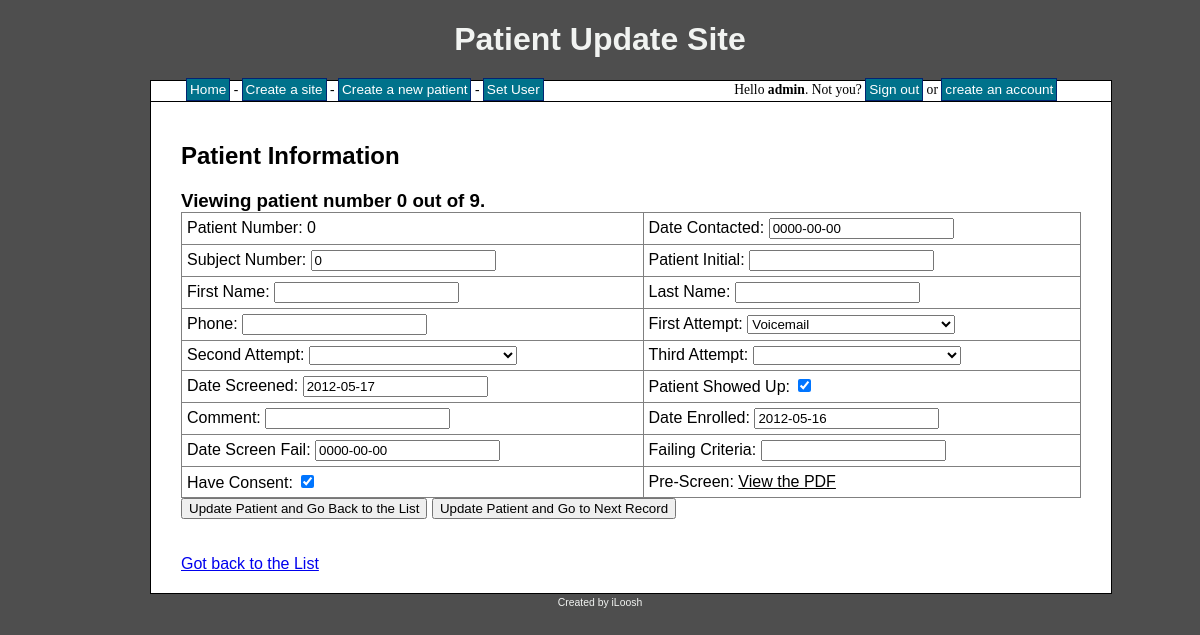
Page /patient.php?pat=28&site=6 (signed in) on the committed database.
### tables this page shows
CREATE TABLE IF NOT EXISTS `patients` (
  `patient_id` int(8) NOT NULL AUTO_INCREMENT,
  `patient_num` int(8) NOT NULL,
  `patient_dateContacted` date NOT NULL,
  `patient_subjectNum` int(8) NOT NULL,
  `patient_initial` varchar(30) NOT NULL,
  `patient_fName` varchar(255) NOT NULL,
  `patient_lName` varchar(255) NOT NULL,
  `patient_phone` varchar(255) NOT NULL,
  `patient_firstAtt` varchar(10) NOT NULL,
  `patient_secondAtt` varchar(10) NOT NULL,
  `patient_thirdAtt` varchar(10) NOT NULL,
  `patient_dateScreened` date NOT NULL,
  `patient_show` varchar(10) NOT NULL,
  `patient_comment` text NOT NULL,
  `patient_dateEnroll` date NOT NULL,
  `patient_dateScreeFail` date NOT NULL,
  `patient_failCriteria` varchar(255) NOT NULL,
  `patient_consent` varchar(10) NOT NULL,
  `patient_status` varchar(255) NOT NULL,
  `patient_site` int(8) NOT NULL,
  `patient_PDFform` varchar(255) NOT NULL,
  PRIMARY KEY (`patient_id`),
  KEY `patient_site` (`patient_site`)
);

### patient.php (the view, shortened to what this page needs)
<?php
include 'header.php';
echo '<h2>Patient Information</h2>';
if($_SESSION['signed_in']){
	$sql = "SELECT  site_user
			FROM sites
			WHERE site_id = " . mysql_real_escape_string($_GET['site']);
	$result = mysql_query($sql);
	while($row = mysql_fetch_array($result))
	{
		if($_SESSION['user_level'] == 1 || $row['site_user'] == $_SESSION['user_id'])
		{
			if($_SERVER['REQUEST_METHOD'] != 'POST')
			{
				$sqlNum = "SELECT
							patient_id
						FROM
							patients
						WHERE
							patient_site = " . mysql_real_escape_string($_GET['site']);
				$resultNum = mysql_query($sqlNum);
				if(!$resultNum)
				{
					echo 'Error while selecting from database. Please try again later.';
				}
				else
				{
					$num_rowsShow = mysql_num_rows($resultNum);
				}
				$sqlP = "SELECT
							patient_id,
							patient_num,
							patient_dateContacted,
							patient_subjectNum,
							patient_initial,
							patient_fName,
							patient_lName,
							patient_phone,
							patient_firstAtt,
							patient_secondAtt,
							patient_thirdAtt,
							patient_dateScreened,
							patient_show,
							patient_comment,
							patient_dateEnroll,
							patient_dateScreeFail,
							patient_failCriteria,
							patient_consent,
							patient_status,
							patient_site,
							patient_PDFform
						FROM
							patients
						WHERE
							patient_id = " . mysql_real_escape_string($_GET['pat']);
				$resultP = mysql_query($sqlP);
				if(!$resultP)
				{
					echo 'Error while selecting from database. Please try again later.';
				}
				else
				{
					if(mysql_num_rows($resultP) == 0)
					{
						if($_SESSION['user_level'] == 1)
						{
							echo 'You have not created any record in this Site.<br>';
							echo '<a href="create_patient.php">Create one now</a>';
						}
						else
						{
							echo 'There are now records in this site';
						}
					}
					else
					{
						while($rowP = mysql_fetch_assoc($resultP))
						{
							if($_SESSION['user_level'] == 1)
							{
								echo '<h3>Viewing patient number ' . $rowP['patient_num'] . ' out of ' . $num_rowsShow . '.</h3>';
								echo '
								<form name="demo" method="post" action="" onsubmit="return validateFormOnSubmitA(this)" >
								<table border="1">
									<tr>
										<td>Patient Number: ' . $rowP['patient_num'] . '</td>
										<td>Date Contacted: <input type="text" name="patient_dateContacted" class="datepicker" value="' . $rowP['patient_dateContacted'] . '" "/></td>
									</tr>
									<tr>
										<td>Subject Number: <input type="text" name="patient_subjectNum" value="' . $rowP['patient_subjectNum'] . '"/></td>
										<td>Patient Initial: <input type="text" name="patient_initial" value="' . $rowP['patient_initial'] . '"/></td>
									</tr>
									<tr>
										<td>First Name: <input type="text" name="patient_fName" value="' . $rowP['patient_fName'] . '"/></td>
										<td>Last Name: <input type="text" name="patient_lName" value="' . $rowP['patient_lName'] . '"/></td>
									</tr>
									<tr>
										<td>Phone: <input type="text" name="patient_phone" value="' . $rowP['patient_phone'] . '"/></td>
										<td>First Attempt:
											<select name="patient_firstAtt" >
												<option value""></option>
												<option value="VM"';
												if($rowP['patient_firstAtt'] == "VM"){
												echo ' selected ';
												}
												echo '>Voicemail</option>
												<option value="LM"';
												if($rowP['patient_firstAtt'] == "LM"){
												echo ' selected ';
												}
												echo '>Left Message</option>
												<option value="UM"';
												if($rowP['patient_firstAtt'] == "UM"){
												echo ' selected ';
												}
												echo '>Unable to Leave Message</option>
												<option value="BA"';
												if($rowP['patient_firstAtt'] == "BA"){
												echo ' selected ';
												}
												echo '>Booked Appointment</option>
												<option value="NA"';
												if($rowP['patient_firstAtt'] == "NA"){
												echo ' selected ';
												}
												echo '>Not Available for Study Dates</option>
												<option value="NE"';
												if($rowP['patient_firstAtt'] == "NE"){
												echo ' selected ';
												}
												echo '>Not Eligible for Study</option>
												<option value="NI"';
												echo '>Not interested in study</option>
												<option value="OS"';
												if($rowP['patient_firstAtt'] == "OS"){
												echo ' selected ';
												}
												echo '>In Another Study</option>
												<option value="IS"';
												if($rowP['patient_firstAtt'] == "IS"){
												echo ' selected ';
												}
												echo '>Already In Study</option>
												<option value="WCB"';
												if($rowP['patient_firstAtt'] == "WCB"){
												echo ' selected ';
												}
												echo '>Subject Will Call Back</option>
												<option value="CB"';
												if($rowP['patient_firstAtt'] == "CB"){
												echo ' selected ';
												}
												echo '>We Have to Call Subject Back</option>
												<option value="DNC"';
												if($rowP['patient_firstAtt'] == "DNC"){
												echo ' selected ';
												}
												echo '>Do Not Contact for Any Studies</option>
											</select>
											</td>
									</tr>
									<tr>
										<td>Second Attempt:
											<select name="patient_secondAtt" >
												<option value""></option>
												<option value="VM"';
												if($rowP['patient_secondAtt'] == "VM"){
												echo ' selected ';
												}
												echo '>Voicemail</option>
												<option value="LM"';
												if($rowP['patient_secondAtt'] == "LM"){
												echo ' selected ';
												}
												echo '>Left Message</option>
												<option value="UM"';
												if($rowP['patient_secondAtt'] == "UM"){
												echo ' selected ';
												}
												echo '>Unable to Leave Message</option>
												<option value="BA"';
												if($rowP['patient_secondAtt'] == "BA"){
												echo ' selected ';
												}
												echo '>Booked Appointment</option>
												<option value="NA"';
												if($rowP['patient_secondAtt'] == "NA"){
												echo ' selected ';
												}
												echo '>Not Available for Study Dates</option>
												<option value="NE"';
												if($rowP['patient_secondAtt'] == "NE"){
												echo ' selected ';
												}
												echo '>Not Eligible for Study</option>
												<option value="NI"';
												echo '>Not interested in study</option>
												<option value="OS"';
												if($rowP['patient_secondAtt'] == "OS"){
												echo ' selected ';
												}
												echo '>In Another Study</option>
												<option value="IS"';
												if($rowP['patient_secondAtt'] == "IS"){
												echo ' selected ';
												}
												echo '>Already In Study</option>
												<option value="WCB"';
												if($rowP['patient_secondAtt'] == "WCB"){
												echo ' selected ';
												}
												echo '>Subject Will Call Back</option>
												<option value="CB"';
												if($rowP['patient_secondAtt'] == "CB"){
												echo ' selected ';
												}
												echo '>We Have to Call Subject Back</option>
												<option value="DNC"';
												if($rowP['patient_secondAtt'] == "DNC"){
												echo ' selected ';
												}
												echo '>Do Not Contact for Any Studies</option>
											</select>
											</td>
										<td>Third Attempt:
											<select name="patient_thirdAtt" >
												<option value""></option>
												<option value="VM"';
												if($rowP['patient_thirdAtt'] == "VM"){
												echo ' selected ';
												}
												echo '>Voicemail</option>
												<option value="LM"';
												if($rowP['patient_thirdAtt'] == "LM"){
												echo ' selected ';
												}
												echo '>Left Message</option>
												<option value="UM"';
												if($rowP['patient_thirdAtt'] == "UM"){
												echo ' selected ';
												}
												echo '>Unable to Leave Message</option>
												<option value="BA"';
												if($rowP['patient_thirdAtt'] == "BA"){
												echo ' selected ';
												}
												echo '>Booked Appointment</option>
												<option value="NA"';
												if($rowP['patient_thirdAtt'] == "NA"){
												echo ' selected ';
												}
												echo '>Not Available for Study Dates</option>
												<option value="NE"';
												if($rowP['patient_thirdAtt'] == "NE"){
												echo ' selected ';
												}
												echo '>Not Eligible for Study</option>
												<option value="NI"';
												echo '>Not interested in study</option>
												<option value="OS"';
												if($rowP['patient_thirdAtt'] == "OS"){
												echo ' selected ';
												}
												echo '>In Another Study</option>
												<option value="IS"';
												if($rowP['patient_thirdAtt'] == "IS"){
												echo ' selected ';
												}
												echo '>Already In Study</option>
												<option value="WCB"';
												if($rowP['patient_thirdAtt'] == "WCB"){
												echo ' selected ';
												}
												echo '>Subject Will Call Back</option>
												<option value="CB"';
												if($rowP['patient_thirdAtt'] == "CB"){
												echo ' selected ';
												}
												echo '>We Have to Call Subject Back</option>
												<option value="DNC"';
												if($rowP['patient_thirdAtt'] == "DNC"){
												echo ' selected ';
												}
												echo '>Do Not Contact for Any Studies</option>
											</select>
											</td>
									</tr>
									<tr>
										<td>Date Screened: <input type="text" name="patient_dateScreened" class="datepicker" value="' . $rowP['patient_dateScreened'] . '"/></td>
										<td>Patient Showed Up: <input type="checkbox" name="patient_show"';
										if($rowP['patient_show'] == "on"){
											echo ' checked="checked" ';
										}
										else{
											echo ' ';
										}
										echo '/>
										</td>
									</tr>
									<tr>
										<td>Comment: <input type="text" name="patient_comment" value="' . $rowP['patient_comment'] . '"/></td>
										<td>Date Enrolled: <input type="text" name="patient_dateEnroll" class="datepicker" value="' . $rowP['patient_dateEnroll'] . '"/></td>
									</tr>
									<tr>
										<td>Date Screen Fail: <input type="text" name="patient_dateScreeFail" class="datepicker" value="' . $rowP['patient_dateScreeFail'] . '"/></td>
										<td>Failing Criteria: <input type="text" name="patient_failCriteria" value="' . $rowP['patient_failCriteria'] . '"/></td>
									</tr>
									<tr>
										<td>Have Consent: <input type="checkbox" name="patient_consent"';
										if($rowP['patient_consent'] == "on"){
											echo ' checked="checked" ';
										}
										else{
											echo ' ';
										}
										echo '/>
										</td>
										<td>Pre-Screen: <a href=upload.php?patient=' . $rowP[patient_id] . ' >View the PDF</a></td>
									</tr>
								</table>
								<input type="submit" name="next_no" value="Update Patient and Go Back to the List" />
								<input type="submit" name="next_yes" value="Update Patient and Go to Next Record" />
								</form>';
								echo '<br><br><a href=site.php?id=', $_GET['site'], ' >Got back to the List</a>';
							}
						}
					}
				}
			}
		}
		else
		{
			echo 'No Access';
		}
	}
}
include 'footer.php';
?>

### style.css (style rules this page uses)
body { background-color: #4E4E4E; text-align: center; }
table { border-collapse: collapse; width: 100%; }
table a { color: #000; }
td { padding: 5px; }
h3 { margin: 0; padding: 0; }

### rows in the picture
patients: patient_num "0", num_rowsShow "9", patient_dateContacted "0000-00-00", patient_subjectNum "0", patient_firstAtt "Voicemail", patient_dateScreened "2012-05-17", patient_show "☑", patient_dateEnroll "2012-05-16", patient_dateScreeFail "0000-00-00", patient_consent "☑"

### other values in the picture
$_SESSION['user_name'] "admin"
